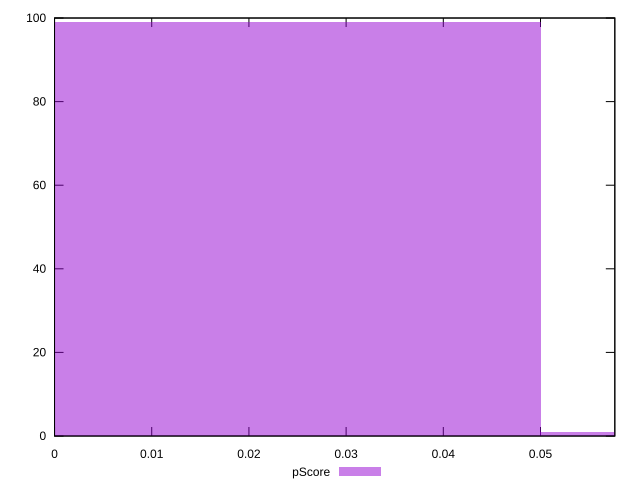

Reproduce this figure in gnuplot.
reset

$pScore <<EOF
0 99
0.1 1
EOF

set key outside below
set boxwidth 0.1
set xrange [0:0.057647058823529385]
set yrange [0:100]
set trange [0:100]
set style fill transparent solid 0.5 noborder
set terminal svg size 640, 490 enhanced background rgb 'white'
set output "reprap/uses-text-compression/samples/pages+cached+noexternal+nomedia/pScore/histogram.svg"

plot $pScore title "pScore" with boxes

reset
